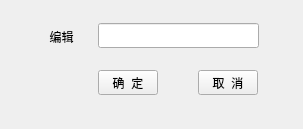
<?xml version="1.0" encoding="UTF-8"?>
<ui version="4.0">
 <class>frmEditName</class>
 <widget class="QWidget" name="frmEditName">
  <property name="geometry">
   <rect>
    <x>0</x>
    <y>0</y>
    <width>303</width>
    <height>129</height>
   </rect>
  </property>
  <property name="windowTitle">
   <string>Form</string>
  </property>
  <property name="windowIcon">
   <iconset>
    <normaloff>img/title.png</normaloff>img/title.png</iconset>
  </property>
  <widget class="QLineEdit" name="txtContent">
   <property name="geometry">
    <rect>
     <x>98</x>
     <y>23</y>
     <width>161</width>
     <height>25</height>
    </rect>
   </property>
  </widget>
  <widget class="QPushButton" name="btnCancel">
   <property name="geometry">
    <rect>
     <x>198</x>
     <y>70</y>
     <width>60</width>
     <height>25</height>
    </rect>
   </property>
   <property name="cursor">
    <cursorShape>PointingHandCursor</cursorShape>
   </property>
   <property name="text">
    <string>取  消</string>
   </property>
  </widget>
  <widget class="QLabel" name="labTitle">
   <property name="geometry">
    <rect>
     <x>31</x>
     <y>26</y>
     <width>61</width>
     <height>21</height>
    </rect>
   </property>
   <property name="text">
    <string>编辑</string>
   </property>
   <property name="alignment">
    <set>Qt::AlignCenter</set>
   </property>
  </widget>
  <widget class="QPushButton" name="btnSure">
   <property name="geometry">
    <rect>
     <x>98</x>
     <y>70</y>
     <width>60</width>
     <height>25</height>
    </rect>
   </property>
   <property name="cursor">
    <cursorShape>PointingHandCursor</cursorShape>
   </property>
   <property name="text">
    <string>确  定</string>
   </property>
  </widget>
 </widget>
 <resources/>
 <connections/>
</ui>
